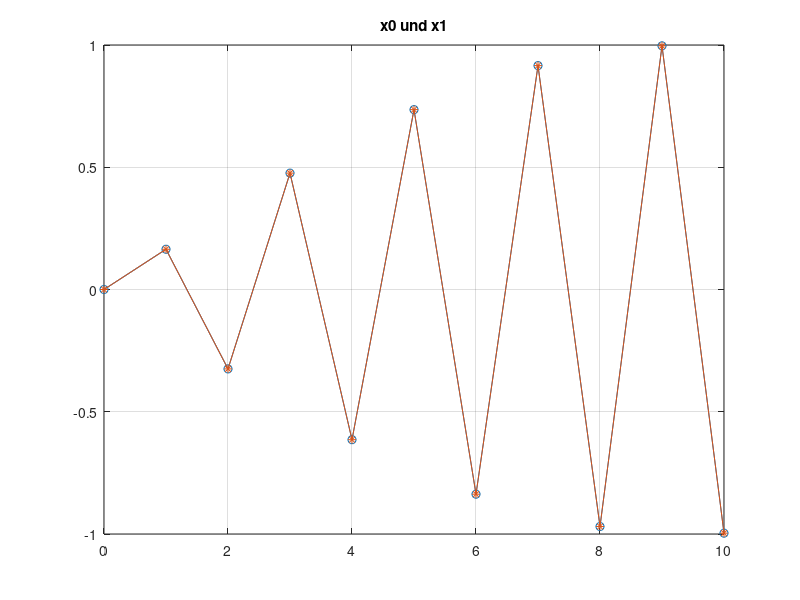

Recreate this plot in MATLAB.
%---------------------------------------------------------------------------
% Bsp. vom Mittwoch, 16. Nov 2005
% fold_back.m
%---------------------------------------------------------------------------
clear
close('all');
t=(0:10);
f0 = 18000;
f1 = 20000;
Fs = 38000;

% Freq. ist 18 kHz
x0 = sin(2 * pi * (f0/Fs) * t );
figure(1);
stem(t,x0),grid,title('x0'),pause

% Freq. ist 20 kHz
x1 = sin(2 * pi * (f1/Fs) * t );
figure(1);
stem(t,x1),grid,title('x1'),pause

x0,x1,pause
plot(t,x0,'o-',t,-x1,'*-'),grid,title('x0 und x1'),pause
